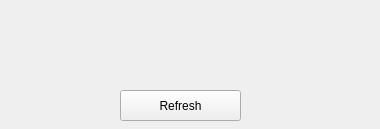
<?xml version="1.0" encoding="UTF-8"?>
<ui version="4.0">
 <class>Form</class>
 <widget class="QWidget" name="Form">
  <property name="geometry">
   <rect>
    <x>0</x>
    <y>0</y>
    <width>380</width>
    <height>129</height>
   </rect>
  </property>
  <property name="mouseTracking">
   <bool>true</bool>
  </property>
  <property name="acceptDrops">
   <bool>true</bool>
  </property>
  <property name="windowTitle">
   <string>Score App</string>
  </property>
  <property name="autoFillBackground">
   <bool>true</bool>
  </property>
  <widget class="QLabel" name="score">
   <property name="geometry">
    <rect>
     <x>30</x>
     <y>30</y>
     <width>331</width>
     <height>51</height>
    </rect>
   </property>
   <property name="text">
    <string/>
   </property>
  </widget>
  <widget class="QPushButton" name="refresh">
   <property name="geometry">
    <rect>
     <x>120</x>
     <y>90</y>
     <width>121</width>
     <height>31</height>
    </rect>
   </property>
   <property name="text">
    <string>Refresh</string>
   </property>
  </widget>
 </widget>
 <resources/>
 <connections/>
</ui>
